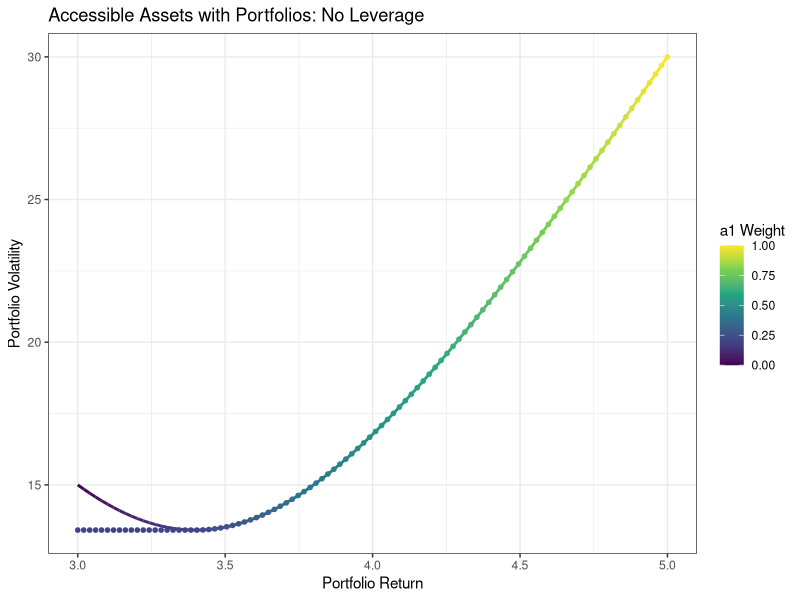
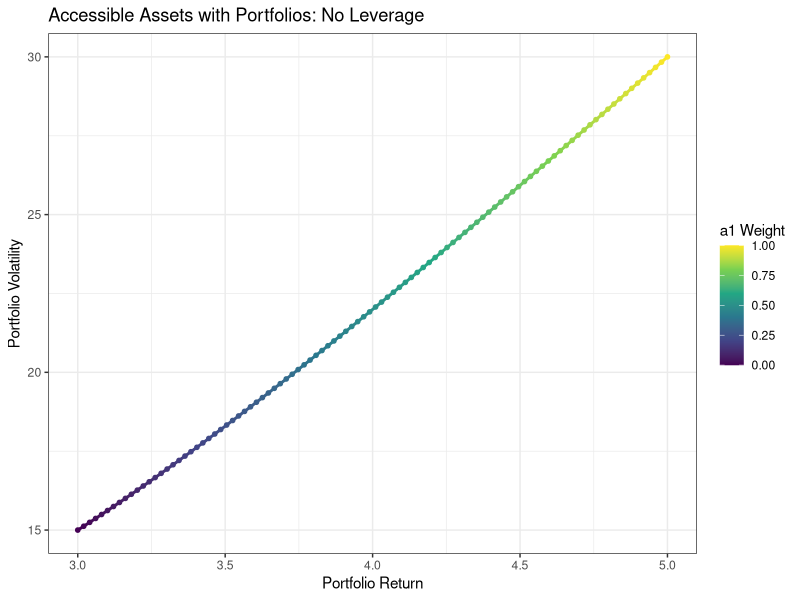
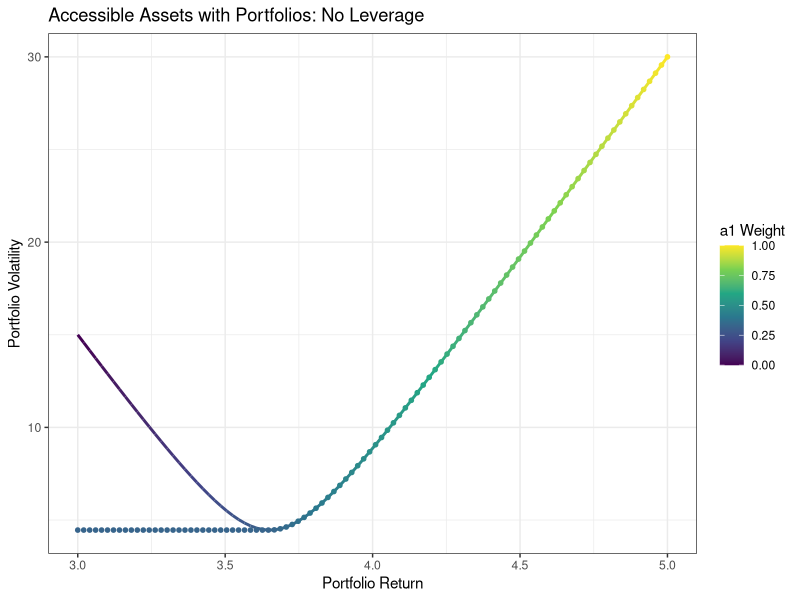
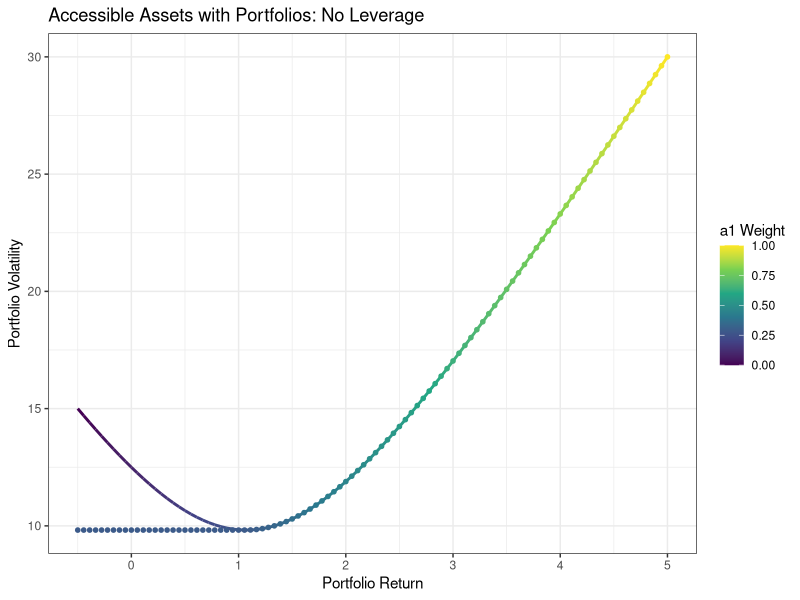
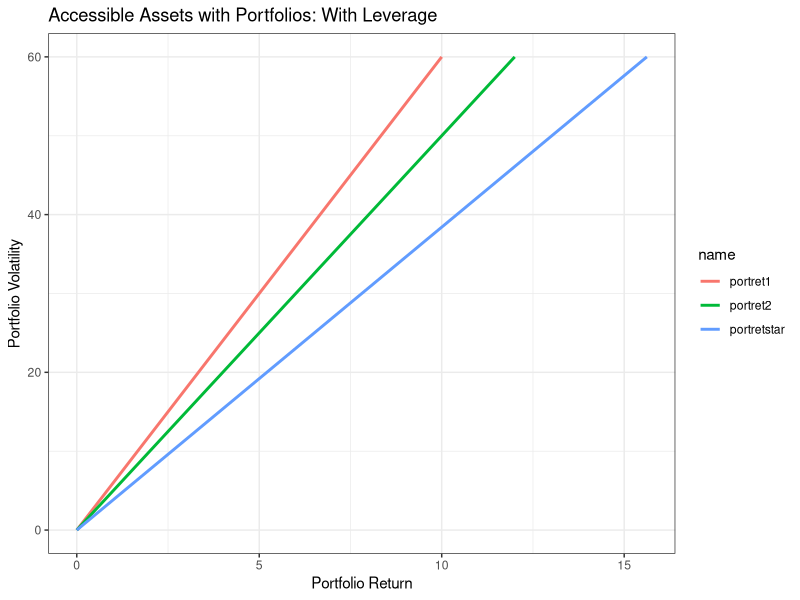
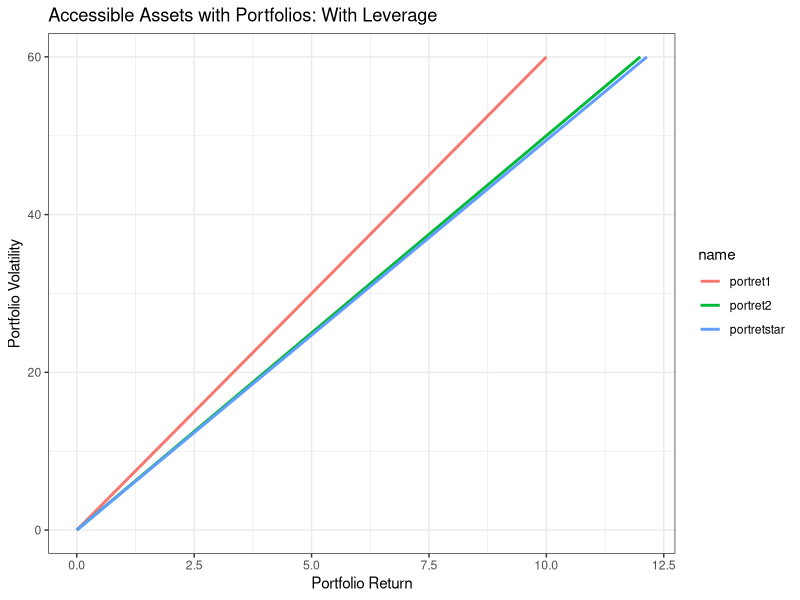
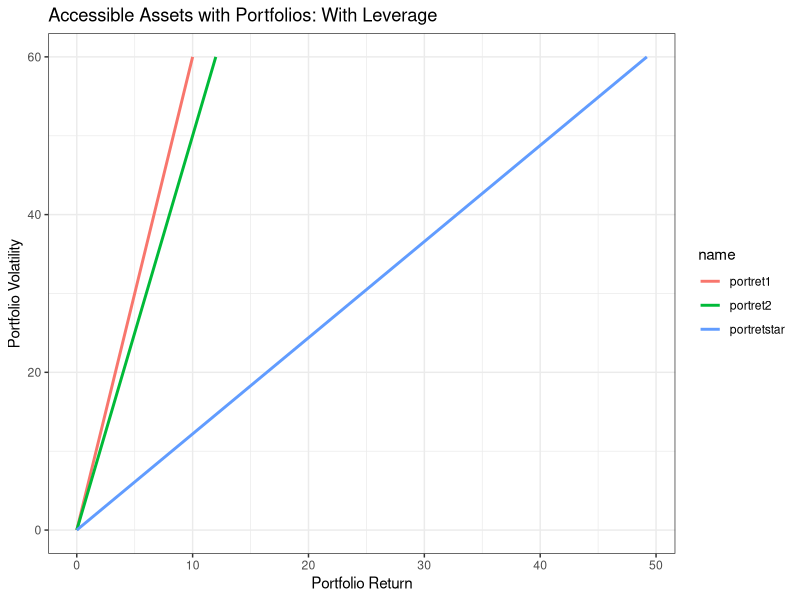
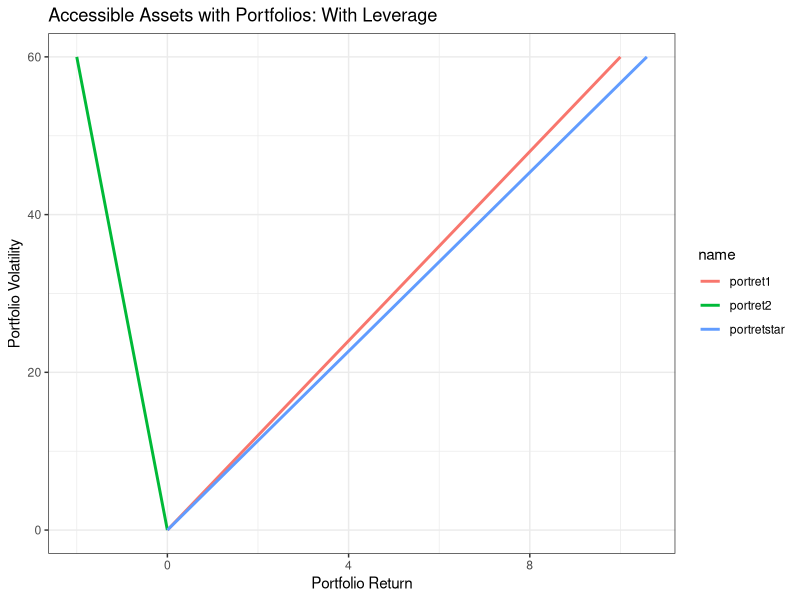

Write R code to recreate these figures, in order.
library(dplyr)
library(ggplot2)
library(nloptr)
library(purrr)
library(tidyr)


# MeanVariance ------------------------------------------------------------
# Tools for computing mean variance

cor2cov <- function(cor, v1, v2)
{
  return(cor*(sqrt(v1)*sqrt(v2)))
}

# Computes portfolio variance 
portvar <- function(w1, m1, m2, v1, v2, covar)
{
  w2 = 1-w1
  return(w1^2*v1 + w2^2*v2 + 2*w1*w2*covar) 
}
# # TODO: check if this derivative is right
# portvar_deriv <- function(w1, m1, m2, v1, v2, covar)
# {
#   retrun(100*(2*w1*v1 - 2*(1-w1) - 4*w1*covar))
# }
# Conducts the mean variance optimization 
m_v_opt <- function(mu0, m1, m2, v1, v2, covar)
{
  optout = nloptr(x0 = 0.5,
                  eval_f = {function(w) portvar(w, m1, m2, v1, v2, covar)},
                  eval_g_ineq = {function(w) mu0 - w*m1 - (1-w)*m2},
                  opts = list(algorithm = "NLOPT_LN_COBYLA",
                              ftol_abs = 1e-6),
                  ub = 1)
  return(list(portvol = sqrt(optout$objective),
              w1 = optout$solution))
}


# Plots -------------------------------------------------------------------
# TODO: figure out how to animate this with gg animate?
m1 = 0.05
m2 = 0.05
covar = 0
v1 = 0.09
v2 = 0.09

genplot <- function(m1, m2, v1, v2, covar)
{
  # All possible values
  plotdata = tibble(w1 = seq(0, 1, length.out = 100)) %>%
    mutate(w2 = 1 - w1,
           portret = w1*m1 + w2*m2,
           portsd = sqrt(portvar(w1, m1, m2, v1, v2, covar)))
  # Efficient frontier
  eff_portdata = tibble(portret = seq(min(m1, m2), max(m1, m2), length.out = 100)) %>%
    mutate(opts = map(.x = portret,
                      .f = {function(mu0) m_v_opt(mu0,
                                                  m1, m2, v1, v2, covar)})) %>%
    mutate(portsd = map_dbl(opts, {function(x) pluck(x, "portvol")}),
           w1 = map_dbl(opts, {function(x) pluck(x, "w1")}))
  
  # Plot all possible values in color line, efficient frontier in dots
  plt = ggplot(plotdata, aes(x = portret*100, y = portsd*100)) +
    geom_line(aes(col = w1), size = 1) +
    geom_point(aes(col = w1), data = eff_portdata, size = 1.25) +
    scale_color_viridis_c("a1 Weight") +
    labs(x = "Portfolio Return", y = "Portfolio Volatility",
         title = "Accessible Assets with Portfolios: No Leverage") +
    theme_bw()
  return(list(data = plotdata, eff_data = eff_portdata,plot = plt))
}

# Generates plots with leverage
genplot_leverage <- function(m1, m2, v1, v2, covar)
{
  # Lone portfolios with leverage 0 to 2x
  sd1 = sqrt(v1)
  sd2 = sqrt(v2)
  sharpe_1 = m1/sd1
  sharpe_2 = m2/sd2
  volmax = max(sd1*2, sd2*2)
  plotdata = tibble(portvol = seq(0, volmax, length.out = 100),
                    portret1 = sharpe_1 * portvol,
                    portret2 = sharpe_2 * portvol)
                    
  covmat = matrix(c(v1, covar, covar, v2), nrow = 2, ncol = 2, byrow = TRUE)
  # range of the return - for purposes of plotting
  volrange = c(0, volmax) 
  
  # Max sharpe ratio portfolio with leverage
  wstar = solve(covmat) %*% c(m1, m2)
  wstar = wstar/sum(wstar)
  ret_wstar = as.vector(t(wstar) %*% c(m1, m2))
  var_wstar = portvar(wstar[1,], m1, m2, v1, v2, covar)
  sd_wstar = sqrt(var_wstar)
  sharpe_wstar = ret_wstar/sd_wstar
  
  # Add Combined portfolios with leverage
  plot_all = mutate(plotdata, portretstar = sharpe_wstar*portvol) %>%
    pivot_longer(cols = -portvol, values_to = "portret")
  ggplot(plot_all, aes(x = portvol*100, y = portret*100, col = name)) +
    geom_line(size = 1) +
    labs(x = "Portfolio Volatility", y = "Portfolio Return",
         title = "Accessible Assets with Portfolios: With Leverage") +
    coord_flip() +
    theme_bw()
}

# Baseline generated plots
# TODO: Stich these together with cowplot??
# TODO: highligt that the optimal weight
setwd("C:/Users/jason/Documents/jasonyang5.github.io/content/post/PortfolioSelection/")
plot2 = genplot(0.05, 0.03, 0.3^2, 0.15^2, 0)


ggsave("plot2.png")
plot3 = genplot(0.05, 0.03, 0.3^2, 0.15^2, cor2cov(0.9, 0.3^2, 0.15^2))
ggsave("plot3.png")
plot4 = genplot(0.05, 0.03, 0.3^2, 0.15^2, cor2cov(-0.9, 0.3^2, 0.15^2))
ggsave("plot4.png")
plot5 = genplot(0.05, -0.005, 0.3^2, 0.15^2, cor2cov(-0.5, 0.3^2, 0.15^2))
ggsave("plot5.png")

# Leverage plots
plot_lev2 = genplot_leverage(0.05, 0.03, 0.3^2, 0.15^2, 0)
ggsave("plot_lev2.png")

plot_lev3 = genplot_leverage(0.05, 0.03, 0.3^2, 0.15^2, cor2cov(0.9, 0.3^2, 0.15^2))
ggsave("plot_lev3.png")

plot_lev4 = genplot_leverage(0.05, 0.03, 0.3^2, 0.15^2, cor2cov(-0.9, 0.3^2, 0.15^2))
ggsave("plot_lev4.png")

plot_lev5 = genplot_leverage(0.05, -0.005, 0.3^2, 0.15^2, cor2cov(-0.5, 0.3^2, 0.15^2))
ggsave("plot_lev5.png")
